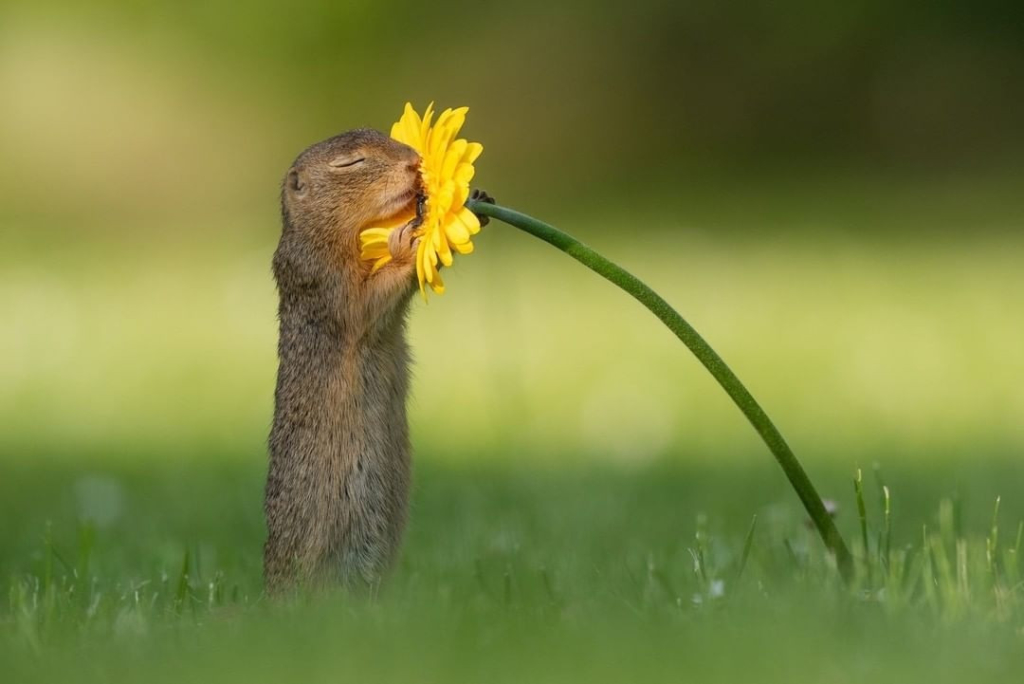
#> input picture atencao_visual/samples/esquilo.jpg, 1024 x 684 px
$ python index.py samples/esquilo.jpg
#> lines starting #> are read from the running program, lines starting #| are printed output that depends on the picture; after the words box and inside, x2 and y2 are one past the last pixel; in counts of white or black regions, pixels touching at a corner belong together

import sys
from PIL import Image, ImageChops, ImageDraw, ImageFont, ImageMorph


def main(args):
    processImage(args[0])


def processImage(path):
#> called with path = 'samples/esquilo.jpg'
    im = Image.open(path)
#> im is the input picture: PIL image 1024x684 RGB; mean R, G, B 120.7, 130.5, 63.4
    print("Path:", path)
    print("Format:", im.format)
#| Format: JPEG
    print("Dimensions:", im.size)
#| Dimensions: (1024, 684)
    print("Mode:", im.mode)
#| Mode: RGB

    # Gerando níveis de dimensões diferentes
    dimensions = []
    # Utilizei potencias de dois por arbitrariedade mesmo
    for j in [2**i for i in range(5)]:
        dimensions.append((im.width / j, im.height / j))
        print(dimensions[-1])

    im_all = []
    for (width, height) in dimensions:
        aux = im.resize((int(width), int(height)))
        im_all.append(aux.resize((im.width, im.height)))
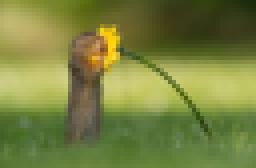
#> aux: PIL image 64x42 RGB (shown 4 times larger); mean R, G, B 120.7, 130.5, 63.4
#> after the loop, im_all = 5 items

    map_char = []
    for im in im_all:
        for it in im_all:
            if im != it:
                map_char.append(ImageChops.difference(im, it))
#> this loop made 5 passes
#> after the loop, map_char = 20 items
    result = map_char[0]
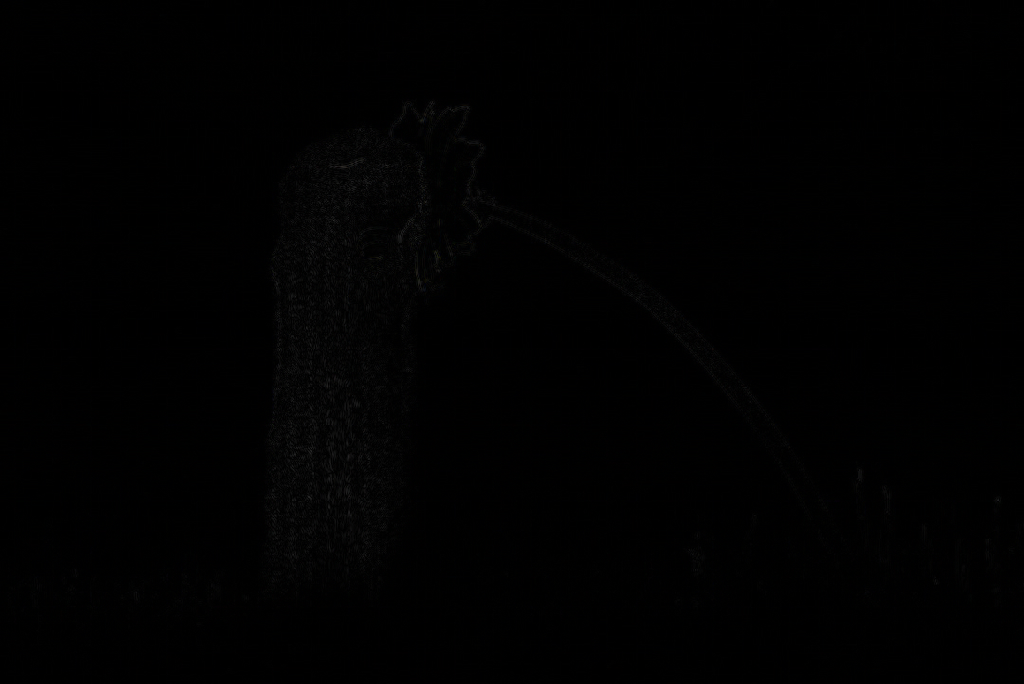
#> result: PIL image 1024x684 RGB; mean R, G, B 0.9, 0.9, 1
    for img in map_char[1:]:
        result = ImageChops.add(result, img, scale=2.0)
#> this loop made 19 passes
    # get an image

    # make a blank image for the text, initialized to transparent text color
    txt = Image.new('RGBA', im.size, (255,255,255, 0))

    # get a font
    fnt = ImageFont.truetype('./Roboto-Black.ttf', 30)
    # get a drawing context
    d = ImageDraw.Draw(txt)
    grayscale = result.convert('L')
    im = Image.open(path).convert('RGBA')
#> im: PIL image 1024x684 RGBA
    out = im
    for i in range(1, 35):
        _, maxima = grayscale.getextrema()
        mask_image = grayscale.point(lambda i : 255 if i == maxima else 0)
        mask = ImageMorph.MorphOp(lut = ImageMorph.LutBuilder(patterns = ["1:(000 010 000)->1"]).build_lut())
        match = mask.match(mask_image)
        d.text(match[0], str(i), font=fnt, fill=(255,255,255,200))
        out = Image.alpha_composite(im, txt)
        supress = Image.new('L', (20, 20), "black")
        (w, h) = match[0]
        grayscale.paste(supress, (w-10, h-10))
#> this loop made 34 passes
#> (maxima, match, w, h) on passes 1, 3, 6, 9, 10, 12, 13, 14, 16: (63, [(478, 214), (479, 214)], 478, 214), (55, [(413, 168), (413, 169), (418, 195)], 413, 168), (51, [(419, 217), (419, 219), (418, 220)], 419, 217), (48, [(452, 250), (453, 250), (453, 251), (438, 266), (413, 277)], 452, 250), (48, [(438, 266), (413, 277)], 438, 266), (46, [(476, 193), (476, 194), (828, 505), (828, 506)], 476, 193), (46, [(828, 505), (828, 506)], 828, 505), (45, [(282, 308), (282, 309)], 282, 308), (44, [(417, 184), (418, 184), (476, 224)], 417, 184)
#> (maxima, w, h) on passes 2, 4, 5, 7, 8, 11: (58, 477, 147), (55, 418, 195), (53, 395, 132), (48, 463, 110), (48, 460, 132), (48, 413, 277)
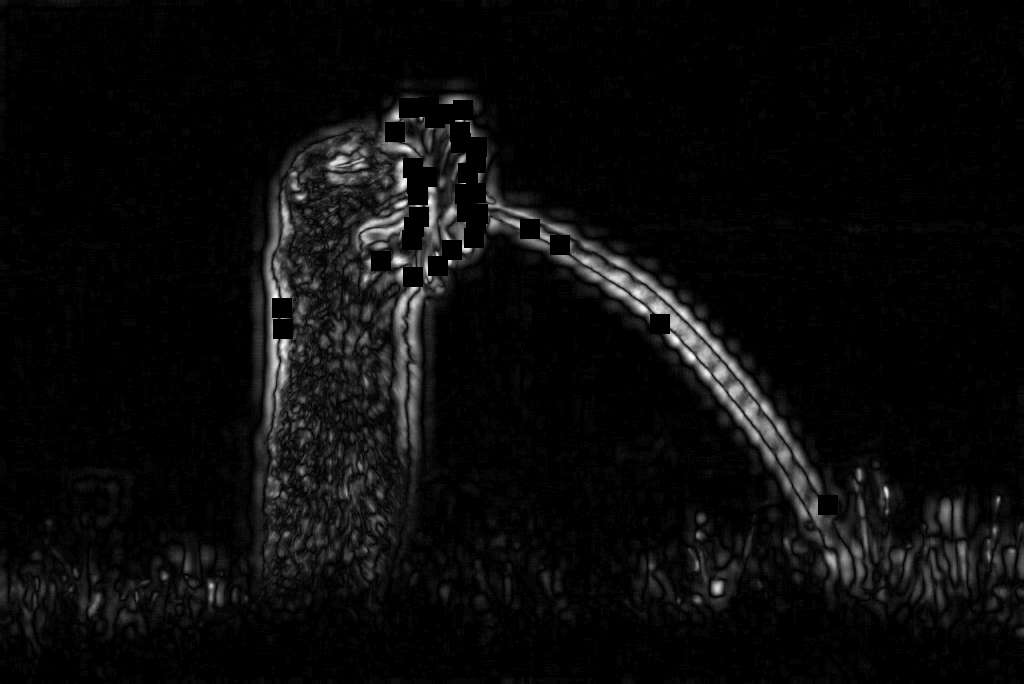
#> grayscale: PIL image 1024x684 L; min 0, max 37, mean 1.6; drawn with min black and max white
#> mask_image: PIL image 1024x684 L; 0% white in thin lines or dots, all inside (x1, y1, x2, y2) = (275, 114, 693, 358)
    out.show()
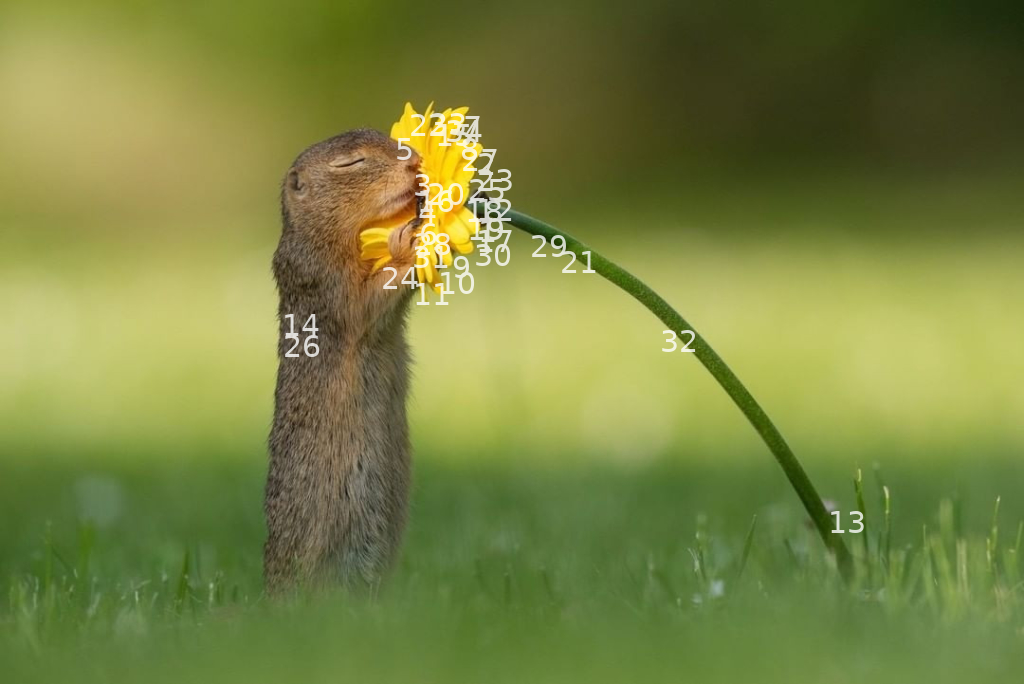
#> shown: PIL image 1024x684 RGBA; mean R, G, B, A 121.5, 131.3, 65, 255

if __name__ == "__main__":
    main(sys.argv[1:])
